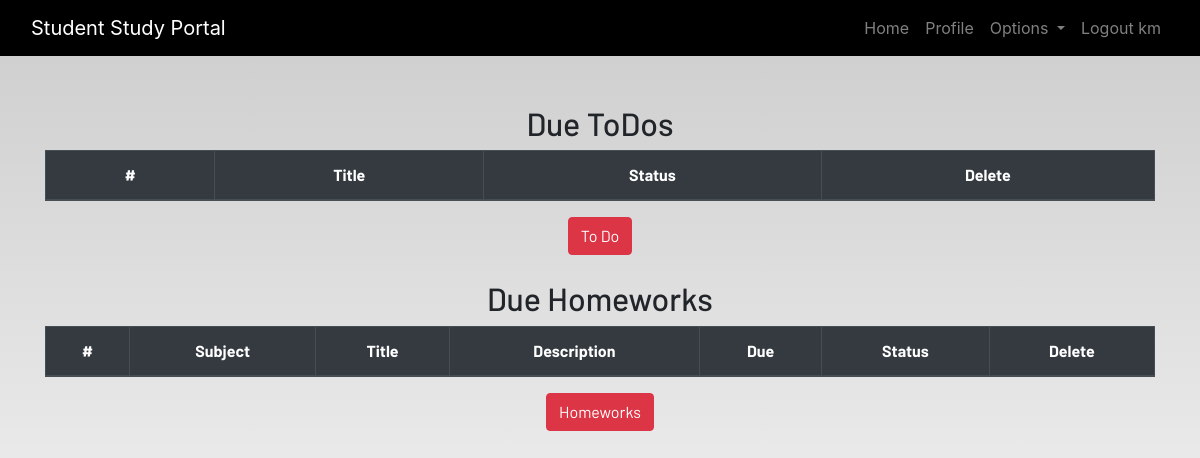
The app's page /profile/ (signed in), older data.
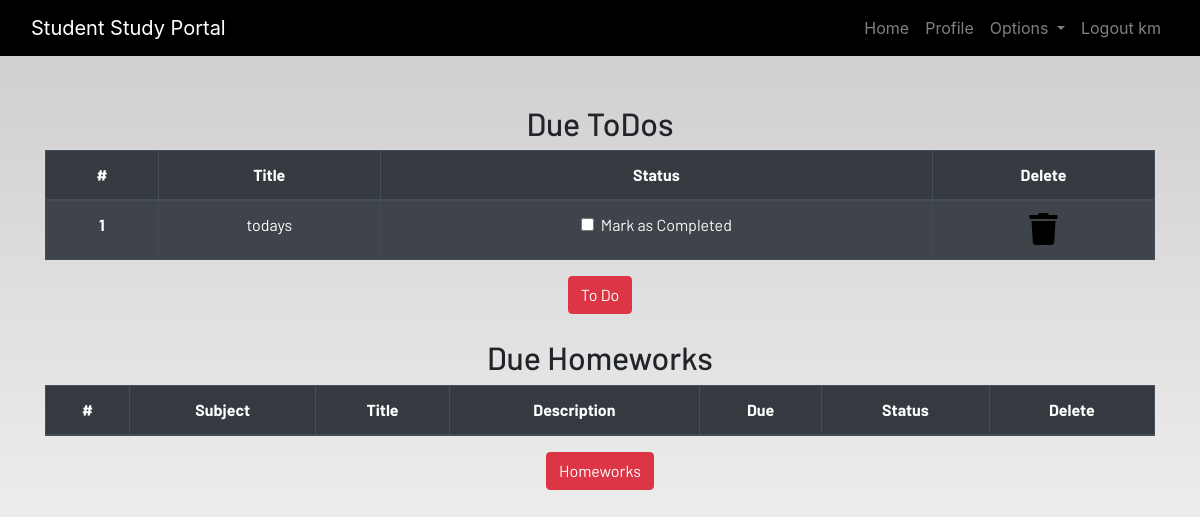
The same page, newer data.
### dashboard/models.py (models this page shows, shortened)
class Todo(models.Model):
    user = models.ForeignKey(User,on_delete=models.CASCADE)
    title = models.CharField(max_length=100)
    is_finished = models.BooleanField(default=False)

### dashboard/views.py (the view)
# urls.py: path('profile/',dash_views.profile,name='profile'),
@login_required
def profile(request):
    homeworks = Homework.objects.filter(is_finished=False, user=request.user)
    todos = Todo.objects.filter(is_finished=False, user=request.user)
    if len(homeworks) == 0:
        homework_done = False
    else:
        homework_done = True
    if len(todos) == 0:
        todos_done = False
    else:
        todos_done = True
    context = {
        'homeworks': homeworks,
        'todos': todos,
        'homework_done': homework_done,
        ' todos_done':  todos_done
    }
    return render(request, "dashboard/profile.html", context)

### dashboard/templates/dashboard/profile.html (shortened to what this page needs)
{% extends 'dashboard/base.html' %}
{% load static %}
{% load crispy_forms_tags%}
{% block content %}
<section class="text-center">
    <div class="container">
        {% if not todos_done %}
        <h2>Due ToDos</h2>
        <table class="table table-striped table-bordered table-hover table-dark">
            <thead>
                <tr>
                    <th scope="col">#</th>
                    <th scope="col">Title</th>
                    <th scope="col">Status</th>
                    <th scope="col">Delete</th>
                </tr>
            </thead>
            <tbody>
                {% for todo in todos %}
                <tr>
                    <th scope="row">1</th>
                    <td>{{todo.title}}</td>
                    <td>
                        <a href="{% url 'update-todo' todo.id %}">
                            <div class="form-check">
                            {% if todo.is_finished == True %}
                                 <input class="form-check-input" type="checkbox" value="" checked/>
                            {% else %}
                                <input class="form-check-input" type="checkbox" value="" />
                            {% endif %}
                                <label class="form-check-label text-light" for="flexCheckDefault">
                                    Mark as Completed
                                </label>
                            </div>
                        </a>
                    </td>
                    <td><a href="{% url 'delete-todo' todo.id %}"><i class="fa fa-trash fa-2x"></i></a></td>
                </tr>
                {% endfor %}
            </tbody>
        </table>
    {% else %}
        <h3>All To dos are completed!!!!</h3>
    {% endif %}
        <a href="{% url 'todo' %}" class="btn btn-danger">To Do</a>
        <br><br>
        {% if not homeworks_done %}
        <h2>Due Homeworks</h2>
        <table class="table table-striped table-bordered table-hover table-dark">
            <thead>
                <tr>
                    <th scope="col">#</th>
                    <th scope="col">Subject</th>
                    <th scope="col">Title</th>
                    <th scope="col">Description</th>
                    <th scope="col">Due</th>
                    <th scope="col">Status</th>
                    <th scope="col">Delete</th>
                </tr>
            </thead>
        </table>
        {% else %}
        <h3>All To homeworks are completed!!!!</h3>
        {% endif %}
        <a href="{% url 'homework' %}" class="btn btn-danger">Homeworks</a>
    </div>
</section>
{% endblock content %}

Row changes from the older to the newer data that the page shows:
added Todo: title "todays"
